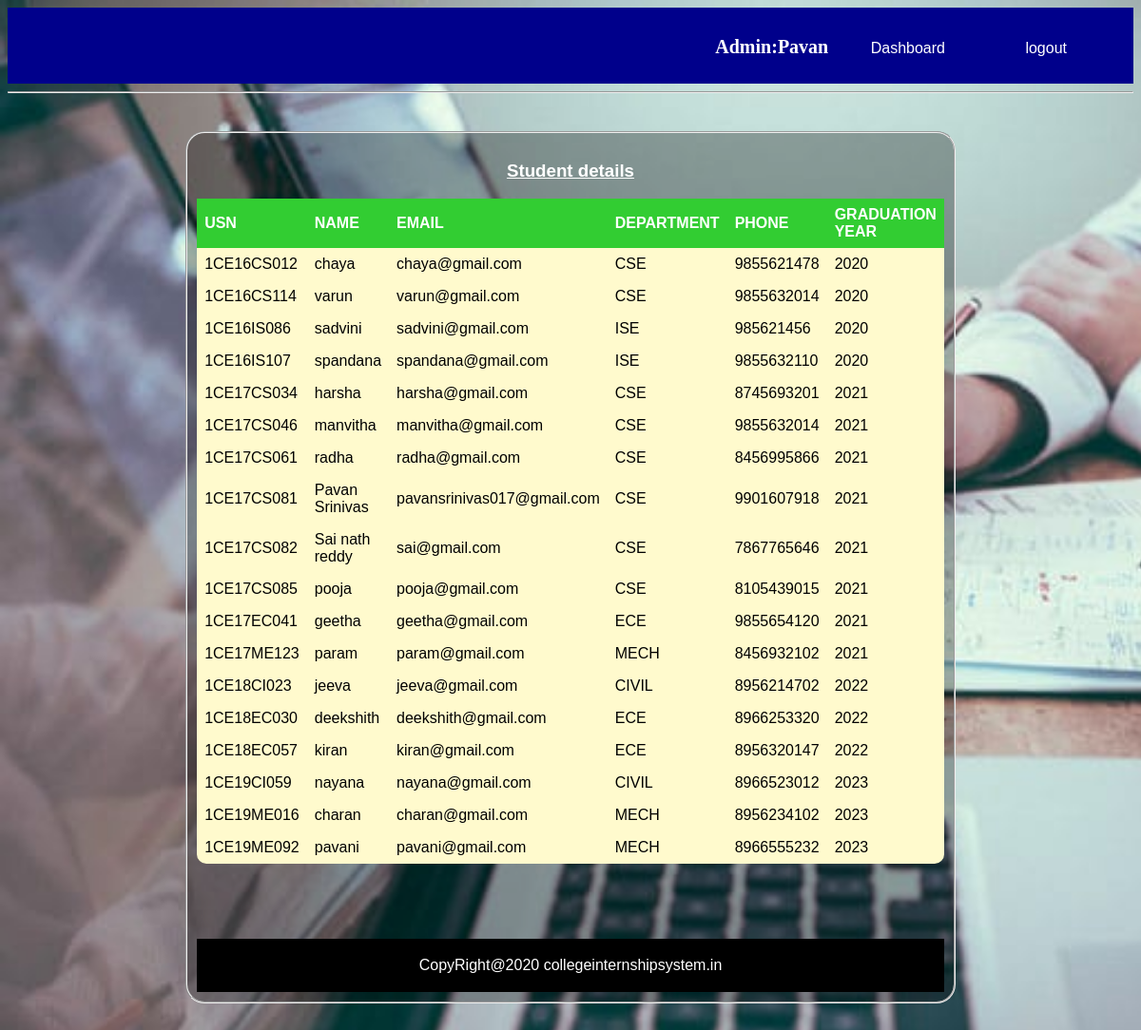
/studentdetails.php (signed in), run on the app's committed database.
### tables this page shows
CREATE TABLE `student` (
  `USN` varchar(10) NOT NULL,
  `NAME` varchar(200) NOT NULL,
  `EMAIL` varchar(200) NOT NULL,
  `PASSWORD` varchar(260) NOT NULL,
  `PHONE` bigint(10) NOT NULL,
  `DEPARTMENT` varchar(100) NOT NULL,
  `GRAD` int(4) NOT NULL
);

### studentdetails.php (the view, shortened to what this page needs)
<?php
include 'app/connect.php';
?>
<!DOCTYPE html>
<html>
<head>
<link rel="stylesheet" href="assets/login.css">
</head>
<body>
<div id="main">
    <nav>
    	<ul>  <li id="n1"><b>Admin:<?php  echo $_SESSION['Name'];  ?></b></li>
            <li><a href="Alogin after.php">Dashboard</a></li>
            <li><a href="logout.php">logout</a></li>
        </ul>
    </nav>
</div>
<hr>
<body>
 <fieldset>
    <form method="post" action="studentdetails.php">
     <h3><u>Student details</u></h3>
<table class="center">
    <tr>
      <th>USN</th>
      <th>NAME</th>
      <th>EMAIL</th>
      <th>DEPARTMENT</th>
      <th>PHONE</th>
      <th>GRADUATION YEAR</th>
    </tr>
    <?php
      $sql = "SELECT S.USN,S.NAME,S.EMAIL,S.DEPARTMENT,S.GRAD,S.PHONE FROM student S";
      $stmt = $conn->prepare($sql);
      $stmt->execute();
      $result = $stmt->get_result();
      while($row = $result->fetch_assoc()){
    ?>
    <tr>
       <td> <?php echo $row['USN']; ?> </td>
      <td> <?php echo $row['NAME']; ?> </td>
      <td> <?php echo $row['EMAIL']; ?> </td>
      <td> <?php echo $row['DEPARTMENT']; ?> </td>
      <td><?php echo $row['PHONE']; ?></td>
      <td> <?php echo $row['GRAD']; ?> </td>
    </tr>
    <?php
      }
    ?>
  </table>
</form>
<footer>
  <p>CopyRight@2020 collegeinternshipsystem.in</p>
 </footer>
</body>
</html>

### assests/login.css (style rules this page uses)
body { background:linear-gradient(#047289,#ffa2fd); font-family: sans-serif; color:white; background-size:cover; background-attachment: fixed; height:auto; }
fieldset { width:20%; margin:40px auto; padding: 10px; background:rgba(0,0,0,0.3); border-radius: 20px; }
a { text-decoration: none; color:white; }

### studentdetails.php (style rules this page uses)
body { background-image: url("img/1d.jpg"); background-repeat: no-repeat; background-size:cover; }
nav { width:100%; height:80px; background-color:darkblue; line-height: 50px; }
nav ul { float: right; margin-right:30px }
nav ul li { list-style-type: none; display:inline-block; transition: 0.8s all; }
nav ul li a { text-decoration: none; color: white; padding: 40px; }
footer { text-align: center; padding: 3px; background-color: black; color: white; margin-top: 10%; }
table { border-collapse: collapse; width: 50%; border-radius: 10px; }
td { padding: 8px; text-align: left; color: black; }
th { padding:8px; text-align: left; background-color: #32CD32; color: white; }
table.center { margin-left: auto; margin-right: auto; background-color:#FFFACD; }
h3 { color: white; text-align: center; }
#n1 { color: white; font-family: verdana; font-size: 20px; }

### data on the page
student: USN "1CE16CS012", NAME "chaya", EMAIL "chaya@gmail.com", DEPARTMENT "CSE", PHONE "9855621478", GRAD "2020"
student: USN "1CE16CS114", NAME "varun", EMAIL "varun@gmail.com", DEPARTMENT "CSE", PHONE "9855632014", GRAD "2020"
student: USN "1CE16IS086", NAME "sadvini", EMAIL "sadvini@gmail.com", DEPARTMENT "ISE", PHONE "985621456", GRAD "2020"
student: USN "1CE16IS107", NAME "spandana", EMAIL "spandana@gmail.com", DEPARTMENT "ISE", PHONE "9855632110", GRAD "2020"
student: USN "1CE17CS034", NAME "harsha", EMAIL "harsha@gmail.com", DEPARTMENT "CSE", PHONE "8745693201", GRAD "2021"
student: USN "1CE17CS046", NAME "manvitha", EMAIL "manvitha@gmail.com", DEPARTMENT "CSE", PHONE "9855632014", GRAD "2021"
student: USN "1CE17CS061", NAME "radha", EMAIL "radha@gmail.com", DEPARTMENT "CSE", PHONE "8456995866", GRAD "2021"
student: USN "1CE17CS081", NAME "Pavan Srinivas", EMAIL "pavansrinivas017@gmail.com", DEPARTMENT "CSE", PHONE "9901607918", GRAD "2021"
student: USN "1CE17CS082", NAME "Sai nath reddy", EMAIL "sai@gmail.com", DEPARTMENT "CSE", PHONE "7867765646", GRAD "2021"
student: USN "1CE17CS085", NAME "pooja", EMAIL "pooja@gmail.com", DEPARTMENT "CSE", PHONE "8105439015", GRAD "2021"
student: USN "1CE17EC041", NAME "geetha", EMAIL "geetha@gmail.com", DEPARTMENT "ECE", PHONE "9855654120", GRAD "2021"
student: USN "1CE17ME123", NAME "param", EMAIL "param@gmail.com", DEPARTMENT "MECH", PHONE "8456932102", GRAD "2021"
student: USN "1CE18CI023", NAME "jeeva", EMAIL "jeeva@gmail.com", DEPARTMENT "CIVIL", PHONE "8956214702", GRAD "2022"
student: USN "1CE18EC030", NAME "deekshith", EMAIL "deekshith@gmail.com", DEPARTMENT "ECE", PHONE "8966253320", GRAD "2022"
student: USN "1CE18EC057", NAME "kiran", EMAIL "kiran@gmail.com", DEPARTMENT "ECE", PHONE "8956320147", GRAD "2022"
student: USN "1CE19CI059", NAME "nayana", EMAIL "nayana@gmail.com", DEPARTMENT "CIVIL", PHONE "8966523012", GRAD "2023"
student: USN "1CE19ME016", NAME "charan", EMAIL "charan@gmail.com", DEPARTMENT "MECH", PHONE "8956234102", GRAD "2023"
student: USN "1CE19ME092", NAME "pavani", EMAIL "pavani@gmail.com", DEPARTMENT "MECH", PHONE "8966555232", GRAD "2023"

### other printed values
$_SESSION['Name'] "Pavan"
